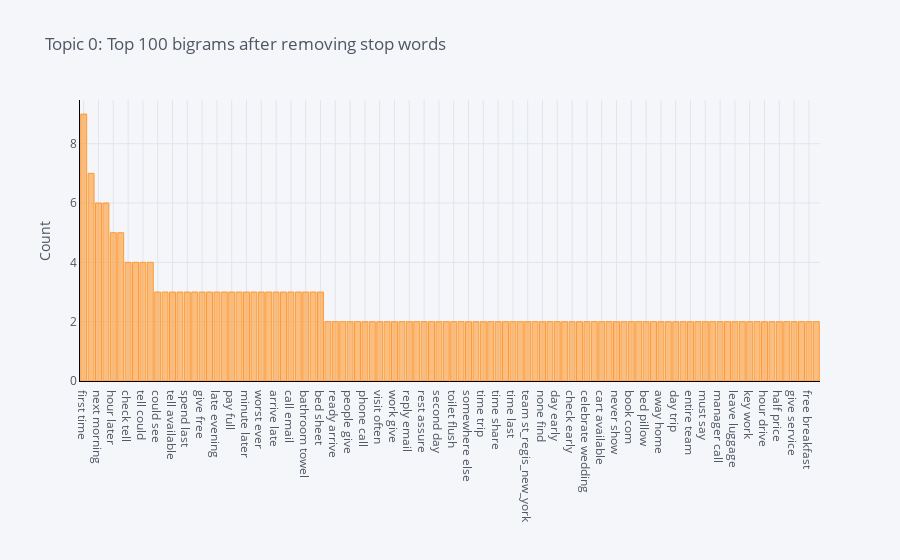

Source (notebook cell):
### Code cell
plot_model(model=lda, plot = 'bigram')

### Figure 1 — Plotly figure (JSON) as saved in the notebook; plotly's stock layout.template omitted (floating-point values rounded to 4 significant figures)
{"data": [{"marker": {"color": "rgba(255, 153, 51, 0.6)", "line": {"color": "rgba(255, 153, 51, 1.0)", "width": 1}}, "name": "count", "orientation": "v", "text": "", "type": "bar", "x": ["first time", "next day", "next morning", "open door", "hour later", "come back", "check tell", "arrive check", "tell could", "try check", "could see", "customer service", "tell available", "early morning", "spend last", "half hour", "give free", "give key", "late evening", "pillow case", "pay full", "minute check", "minute later", "could find", "worst ever", "check time", "arrive late", "check check", "call email", "wedding anniversary", "bathroom towel", "use phone", "bed sheet", "use pool", "ready arrive", "rate say", "people give", "photo mislead", "phone call", "rental car", "visit often", "parking deck", "work give", "trip first", "reply email", "terrible experience", "rest assure", "say call", "second day", "town funeral", "toilet flush", "see soon", "somewhere else", "time visit", "time trip", "still wait", "time share", "notify issue", "time last", "thank_taking_time review", "team st_regis_new_york", "also pay", "none find", "call say", "day early", "check late", "check early", "check clean", "celebrate wedding", "ceiling bathroom", "cart available", "call minute", "never show", "call back", "book com", "book charge", "bed pillow", "bed breakfast", "away home", "arrive evening", "day trip", "door open", "entire team", "feel home", "must say", "manager want", "manager call", "luggage cart", "leave luggage", "later call", "key work", "inn never", "hour drive", "home away", "half price", "greet friendly", "give service", "friendly always", "free breakfast", "later still"], "y": [9, 7, 6, 6, 5, 5, 4, 4, 4, 4, 3, 3, 3, 3, 3, 3, 3, 3, 3, 3, 3, 3, 3, 3, 3, 3, 3, 3, 3, 3, 3, 3, 3, 2, 2, 2, 2, 2, 2, 2, 2, 2, 2, 2, 2, 2, 2, 2, 2, 2, 2, 2, 2, 2, 2, 2, 2, 2, 2, 2, 2, 2, 2, 2, 2, 2, 2, 2, 2, 2, 2, 2, 2, 2, 2, 2, 2, 2, 2, 2, 2, 2, 2, 2, 2, 2, 2, 2, 2, 2, 2, 2, 2, 2, 2, 2, 2, 2, 2, 2]}], "layout": {"autosize": true, "legend": {"bgcolor": "#F5F6F9", "font": {"color": "#4D5663"}}, "paper_bgcolor": "#F5F6F9", "plot_bgcolor": "#F5F6F9", "title": {"font": {"color": "#4D5663"}, "text": "Topic 0: Top 100 bigrams after removing stop words"}, "xaxis": {"autorange": true, "gridcolor": "#E1E5ED", "linecolor": "black", "range": [-0.5, 99.5], "showgrid": true, "tickfont": {"color": "#4D5663"}, "title": {"font": {"color": "#4D5663"}, "text": ""}, "type": "category", "zerolinecolor": "#E1E5ED"}, "yaxis": {"autorange": true, "gridcolor": "#E1E5ED", "linecolor": "black", "range": [0, 9.474], "showgrid": true, "tickfont": {"color": "#4D5663"}, "title": {"font": {"color": "#4D5663"}, "text": "Count"}, "type": "linear", "zerolinecolor": "#E1E5ED"}}}
